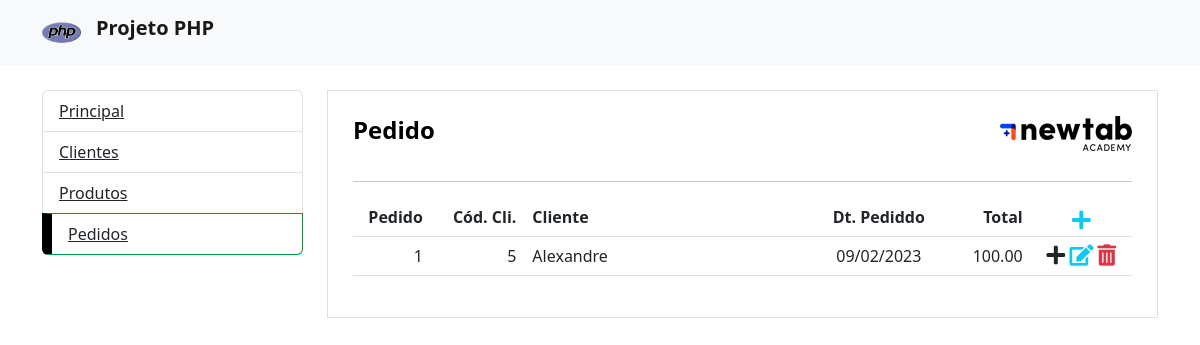
/pedido.php, run on the app's committed database.
### tables this page shows
CREATE TABLE `pedido` (
  `NumeroPedido` int(11) NOT NULL AUTO_INCREMENT,
  `Id_Cliente` int(11) NOT NULL,
  `Dt_Pedido` date NOT NULL,
  `Total` decimal(19,2) NOT NULL,
  `Dt_Cadastro` timestamp NOT NULL DEFAULT CURRENT_TIMESTAMP,
  PRIMARY KEY (`NumeroPedido`)
);

CREATE TABLE `cliente` (
  `Id_Cliente` int(11) NOT NULL AUTO_INCREMENT,
  `NomeCliente` varchar(100) DEFAULT NULL,
  `CPF` varchar(11) DEFAULT NULL,
  `email` varchar(100) DEFAULT NULL,
  `Dt_Cadastro` timestamp NOT NULL DEFAULT CURRENT_TIMESTAMP,
  PRIMARY KEY (`Id_Cliente`)
);

### cfg/controller.php (called while the page is built, shortened)
<?php
require "cfg/serviceped.php";
require "cfg/conexao.php";
$acao = isset($_GET['acao']) ? $_GET['acao'] : $acao;
if (($acao == 'inserir_cliente') || ($acao == 'recuperar_cliente') || ($acao == 'atualizar_cliente') || ($acao == 'remover_cliente')) {
    $op= '1';
} else if (($acao == 'inserir_produto') || ($acao == 'recuperar_produto') || ($acao == 'atualizar_produto') || ($acao == 'remover_produto')) {
    $op= '2';
} else {
	$op= '3';
}
if ($op == '1') {
	if ($acao == 'inserir_cliente') {
		$tarefa = new Tarefa_Cliente();
		$tarefa->__set('nome', $_POST['nome'])
			->__set('cpf', $_POST['cpf'])
			->__set('email', $_POST['email']);
		$conexao = new Conexao();
		$tarefaService = new ClienteService($conexao, $tarefa);
		$tarefaService->inserir_cliente();
		header('Location: cliente.php');
	} else if ($acao == 'recuperar_cliente') {
		$tarefa = new Tarefa_Cliente();
		$conexao = new Conexao();
		$tarefaService = new ClienteService($conexao, $tarefa);
		$tarefascli = $tarefaService->recuperar_cliente();
	} else if ($acao == 'atualizar_cliente') {
		$tarefa = new Tarefa_Cliente();
		$tarefa->__set('id', $_POST['editid'])
			->__set('nome', $_POST['editnome'])
			->__set('cpf', $_POST['editcpf'])
			->__set('email', $_POST['editemail']);
		$conexao = new Conexao();
		$tarefaService = new ClienteService($conexao, $tarefa);
		$tarefaService->atualizar_cliente();
		header('Location: cliente.php');
	} else if ($acao == 'remover_cliente') {
		$tarefa = new Tarefa_Cliente();
		$tarefa->__set('id', $_GET['id_cliente']);
		$conexao = new Conexao();
		$tarefaService = new ClienteService($conexao, $tarefa);
		$tarefaService->remover_cliente();
		header('location: cliente.php');
	} else if ($acao == 'recuperarClienteid') {
		$tarefa = new Tarefa_Cliente();
		$tarefa->__set('id', $_GET['id_cliente']);
		$conexao = new Conexao();
		$tarefaService = new ClienteService($conexao, $tarefa);
		$tarefascli = $tarefaService->recuperarClienteid();
	}
} else if ($op == '3') {
	if ($acao == 'recuperar_pedido') {
		$tarefaped = new Tarefa_Pedido();
		$conexao = new Conexao();
		$tarefapService = new PedidoService($conexao, $tarefaped);
		$tarefasped = $tarefapService->recuperar_pedido();
	}
}
?>

### cfg/conexao.php (called while the page is built)
<?php
class Conexao {
	private $host = 'localhost';
	private $dbname = 'proj_php';
	private $user = 'york';
	private $pass = 'osan2030';
	public function conectar() {
		try {
			$conexao = new PDO(
				"mysql:host=$this->host;dbname=$this->dbname",
				"$this->user",
				"$this->pass"
			);
			return $conexao;
		} catch (PDOException $e) {
			echo '<p>'.$e->getMessage().'</p>';
		}
	}
}
?>

### cfg/serviceped.php (called while the page is built, shortened)
<?php
class PedidoService
{
	private $conexao;
	public function __construct(Conexao $conexao, Tarefa_Pedido $tarefaped)
	{
		$this->conexao = $conexao->conectar();
	}
	public function recuperar_pedido()
	{
		$query = '
			select
				ped.NumeroPedido, ped.Id_Cliente, c.NomeCliente, ped.Total, DATE_FORMAT(ped.Dt_Pedido,"%d/%m/%Y")  as Dt_Pedido, DATE_FORMAT(ped.Dt_Cadastro,"%d/%m/%Y  %Hh%im")  as Dt_Cadastro
			from
				pedido as ped
			left outer join  cliente as c on c.id_Cliente = ped.Id_Cliente
		';
		$stmt = $this->conexao->prepare($query);
		$stmt->execute();
		return $stmt->fetchAll(PDO::FETCH_OBJ);
	}
}
?>

### controller.php (called while the page is built)
<?php
	require_once 'cfg/controller.php';
?>

### pedido.php (the view, shortened to what this page needs)
<?php
require 'controller.php';
?>
<html>
<head>
	<link rel="stylesheet" href="css/estilo.css">
	<link rel="stylesheet" href="https://use.fontawesome.com/releases/v5.3.1/css/all.css"
>
	<link href="https://cdn.jsdelivr.net/npm/bootstrap@5.2.3/dist/css/bootstrap.min.css" rel="stylesheet">
	<link href="https://getbootstrap.com/docs/5.2/assets/css/docs.css" rel="stylesheet">
</head>
<body>
	<nav class="navbar navbar-light bg-light">
		<div class="container">
			<a class="navbar-brand" href="#">
				<img src="img/logo.png" width="6%" class="d-inline-block align-top" alt="">
				<strong>Projeto PHP</strong>
			</a>
		</div>
	</nav>
	<div class="container app">
		<div class="row">
			<div class="col-md-3 menu">
				<ul class="list-group">
					<li class="list-group-item"><a href="index.php">Principal</a></li>
					<li class="list-group-item"><a href="cliente.php">Clientes</a></li>
					<li class="list-group-item"><a href="produto.php">Produtos</a></li>
					<li class="list-group-item active"><a href="pedido.php">Pedidos</a></li>
				</ul>
			</div>
			<div class="col-sm-9">
				<div class="container pagina">
					<div class="row">
						<div class="col">
							<div class="col-title">
								<div>
									<h4><strong>Pedido</strong></h4>
								</div>
								<div>
									<img src="img/logont.png" alt="NewTab Academy" align="right">
								</div>
							</div>
							<br>
							<div class="container text-center">
								<div class="row">
									<hr />
									<table class="table table-hover" style="width:100%">
										<thead>
											<tr>
												<th scope="col" style="width: 10%;text-align: end;">
													<strong>Pedido</strong>
												</th>
												<th scope="col" style="width: 12%;text-align: end;"><strong>Cód.
														Cli.</strong></th>
												<th scope="col" width="38%"><strong>Cliente</strong></th>
												<th scope="col" style="width: 15%;text-align: center;"><strong>Dt.
														Pediddo</strong></th>
												<th scope="col" style="width: 12%;text-align: end;">
													<strong>Total</strong>
												</th>
												<th scope="col" style="width: 13%;text-align: center;"><span
														class="fas fa-solid fa-plus fa-lg text-info"
														data-bs-toggle="modal" data-bs-target="#Modalcadastro"
														align="center"></span></th>
											</tr>
										</thead>
										<tbody>
											<?php foreach ($tarefasped as $indice => $tarefaped) { ?>
												<tr id="<?= $tarefaped->NumeroPedido ?>">
													<td style="width: 10%;text-align: end;">
														<?= $tarefaped->NumeroPedido ?>
													</td>
													<td style="width: 12%;text-align: end;">
														<?= $tarefaped->Id_Cliente ?>
													</td>
													<td>
														<?= $tarefaped->NomeCliente ?>
													</td>
													<td style="width: 15%;text-align: center;">
														<?= $tarefaped->Dt_Pedido ?>
													</td>
													<td style="width: 12%;text-align: end;">
														<?= $tarefaped->Total ?>
													</td>
													<td style="width: 13%;text-align: center;">
														<i class="fas fa-solid fa-plus fa-lg text"
															onclick="cadItem(<?= $tarefaped->NumeroPedido ?>)"></i>
														<i class="fas fa-edit fa-lg text-info"
															onclick="editar(<?= $tarefaped->NumeroPedido ?>)"></i>
														<i class="fas fa-trash-alt fa-lg text-danger"
															onclick="remover(<?= $tarefaped->NumeroPedido ?>)"></i>
													</td>
												</tr>
											<?php } ?>
										</tbody>
									</table>
								</div>
							</div>
						</div>
					</div>
				</div>
			</div>
		</div>
	</div>
</body>
</html>

### css/estilo.css (style rules this page uses)
.menu { margin-bottom: 25px; }
.app { margin-top: 25px; }
.col-title { display: flex; justify-content: space-between; flex-wrap: wrap; }
.row { display: flex; justify-content: space-between; flex-wrap: wrap; }
.pagina { border: solid 1px #DFDFDF; padding: 25px !important; }
.navbar-brand strong { padding-left: 10; }
li.list-group-item.active { background-color: #fff; border-color: #009933; border-left: solid 10px #000; }
li a { color: #212529; }
h4 { color: #000 !important; display: inline-block; }

### data on the page
pedido: NumeroPedido "1", Id_Cliente "5", Id_Cliente.NomeCliente "Alexandre", Dt_Pedido "09/02/2023", Total "100.00"
